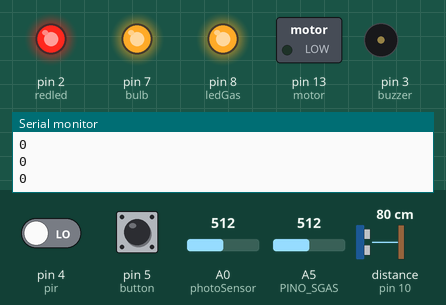
This sketch was run on a simulated Arduino Uno, built with avr-gcc and run on an emulated ATmega328P. Parts: switched loads named in the sketch (green lamp = pin HIGH), output pins drawn as LEDs (lit = HIGH), buzzer (waves = sounding, pin HIGH), the last lines printed to the serial monitor. Wiring (inferred from the names in the program): ultrasonic range finder: trigger pin 10; echo pin 10. Inputs (shaded band) come from the test bench; at power-on: A5 (PINO_SGAS) = 512, A0 (photoSensor) = 512, pin 4 (pir) LOW, pin 5 (button) LOW, distance to the obstacle (sensor on pin 10) 80 cm. The echo pulse lasts 58.3 µs per cm.

Above: at 1.2 s.
1.3 s: A5 (PINO_SGAS) set to 403
2.8 s: A5 (PINO_SGAS) set to 376
At 3.2 s:
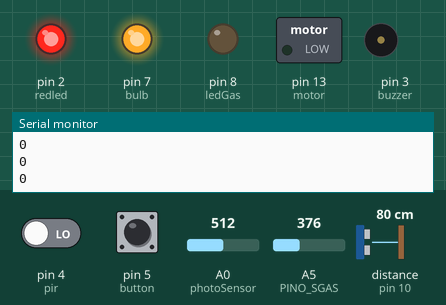
4.3 s: A0 (photoSensor) set to 881
5.8 s: A0 (photoSensor) set to 905
At 6.8 s:
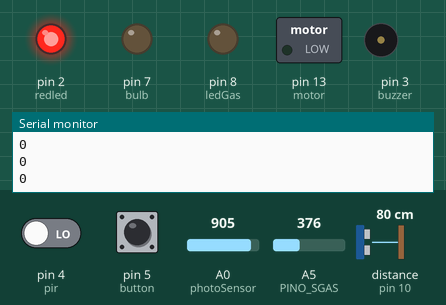
7.3 s: pin 4 (pir) driven HIGH
At 8.0 s:
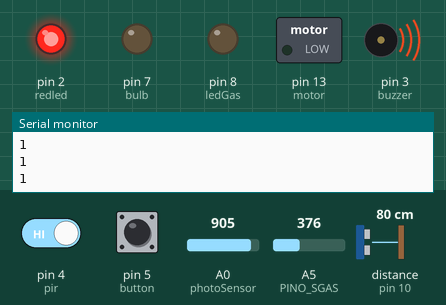
8.8 s: pin 5 (button) pulled HIGH for 0.15 s
At 8.88 s:
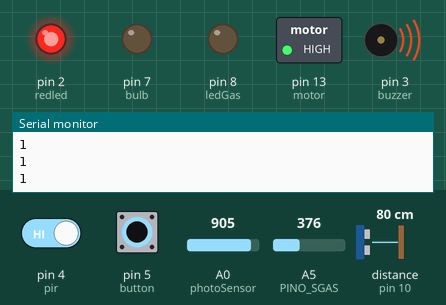
Timing chart, 0 to 11.4 s (numbered marks = the images above; inputs shaded):
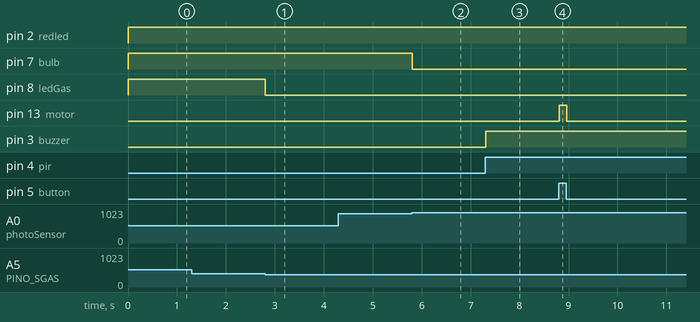

Measured:
- the behaviour switches between 395 and 394 on A5 (PINO_SGAS) (found by bisection; images 0 and 1)
- the behaviour switches between 889 and 890 on A0 (photoSensor) (found by bisection; images 1 and 2)
- after the input at 2.8 s, pin 8 (ledGas): HIGH → LOW at once
- after the input at 5.8 s, pin 7 (bulb): HIGH → LOW at once
- after the input at 7.3 s, pin 3 (buzzer): LOW → HIGH at once
- after the input at 8.8 s, pin 13 (motor): LOW → HIGH at once, → LOW 0.15 s later

The sketch:

home_automation_1.ino
```cpp
int pingPin = 10;
int redled = 2;
int pir = 4;
int bulb = 7;
#define photoSensor A0
#define buzzer 3
int PINO_SGAS = A5;
int ledGas = 8;
int button = 5;
int motor = 13;

void setup()
{
  pinMode(redled, OUTPUT);
  pinMode(bulb, OUTPUT);
  pinMode(buzzer, OUTPUT);
  pinMode(ledGas, OUTPUT);
  pinMode(motor, OUTPUT);
  pinMode(pir, INPUT);
  pinMode(button, INPUT);
  pinMode(photoSensor, INPUT);
  Serial.begin(9600);
}

void loop()
{
  long duration, cm;
  int valLight = analogRead(photoSensor);
  int valPIR= digitalRead(pir);
  int valGAS = analogRead(PINO_SGAS);
  valGAS = map(valGAS,300,750,0,100);
  int valBt = digitalRead(button);
  pinMode(pingPin, OUTPUT);
  digitalWrite(pingPin, LOW);
  delayMicroseconds(2);
  digitalWrite(pingPin, HIGH);
  delayMicroseconds(5);
  digitalWrite(pingPin, LOW);

  pinMode(pingPin, INPUT);
  duration = pulseIn(pingPin, HIGH);

  cm = microsecondsToCentimeters(duration);

  if(cm < 336){
    digitalWrite(redled, HIGH);
  }else{
    digitalWrite(redled, LOW);
  }

  if(valLight < 890){
    digitalWrite(bulb, HIGH);
  }else{
    digitalWrite(bulb, LOW);
  }

  if(valPIR == 1){
    digitalWrite(buzzer, HIGH);
  }else{
    digitalWrite(buzzer, LOW);
  }

  if(valBt == 1){
    digitalWrite(motor, HIGH);
  }else{
    digitalWrite(motor, LOW);
  }

  if(valGAS > 20){
    digitalWrite(ledGas, HIGH);
  }else{
    digitalWrite(ledGas, LOW);
  }

  Serial.print(valPIR);
  Serial.println();
}

long microsecondsToCentimeters(long microseconds) {

  return microseconds / 29 / 2;
}
```
